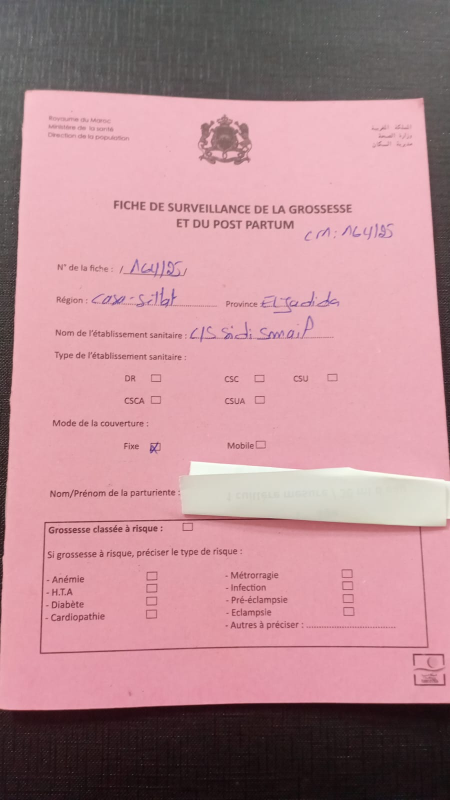
#> input picture data/Paper Registry/1-1.jpg, 900 x 1600 px (shown at 1/2 size)
$ python -i quality.py   (imports and definitions only)   (older library calls are emulated)
#> lines starting #> are read from the running program, lines starting #| are printed output that depends on the picture; after the words box and inside, x2 and y2 are one past the last pixel; in counts of white or black regions, pixels touching at a corner belong together
"""Contrôle qualité d'une photo AVANT de l'accepter (OpenCV seul : portable sur téléphone).

Verdict : ACCEPTER, ou REPRENDRE avec des raisons lisibles par la sage-femme.

Netteté : on ESTIME LE RAYON DE FLOU (sigma, en pixels) au lieu d'un score arbitraire.
  Sur les bords les plus contrastés (texte imprimé, traits de tableau), on compare le gradient de l'image
  à celui de l'image re-floutée avec un sigma connu. Pour un bord déjà flou de sigma_b, le rapport vaut
  r = sqrt(sigma_b² + sigma_ref²) / sigma_b, d'où sigma_b = sigma_ref / sqrt(r² - 1).
  On le fait dans 4 directions et on garde la pire : le flou de bougé est directionnel.
  Le sigma est ensuite ramené à l'échelle du gabarit (150 dpi) grâce à la taille de la page dans la photo :
  c'est ce qui compte pour lire une écriture de ~20 px de haut.
  Corrélation avec le flou réel sur les augmentations : ~0,84 (la variance du laplacien : ~0).

Également : par tuile (flou partiel), exposition, reflets, cadrage (page entière et assez grande).

Les seuils sont des points de départ : `python -m registre.cli calibrate-quality` les recalcule
à partir des augmentations (voir README).
"""
from __future__ import annotations

from dataclasses import asdict, dataclass, field

import cv2
import numpy as np

TEMPLATE_SIZE = (1240, 1754)  # (W, H) d'une page A4 à 150 dpi


@dataclass
class QualityThresholds:
    blur_sigma_max: float = 1.8        # px gabarit : au-delà, l'écriture devient illisible
    tile_blur_sigma_max: float = 2.4   # px gabarit, pour une tuile
    blurry_tile_ratio_max: float = 0.25
    luma_min: float = 60.0
    luma_max: float = 235.0
    dark_ratio_max: float = 0.40
    glare_ratio_max: float = 0.015
    page_width_min_px: float = 700.0   # largeur de la page dans la photo : en dessous, trop peu de pixels


@dataclass
class QualityReport:
    accept: bool
    reasons: list[str] = field(default_factory=list)
    metrics: dict = field(default_factory=dict)
    page_quad: list | None = None
    score: float = 0.0  # 0..1, réutilisé dans la confiance des champs

    def to_dict(self) -> dict:
        return asdict(self)


# --------------------------------------------------------------------------- contour de page
def order_corners(pts: np.ndarray) -> np.ndarray:
    pts = np.asarray(pts, np.float32)
    s = pts.sum(1)
    d = np.diff(pts, axis=1).ravel()
    return np.float32([pts[np.argmin(s)], pts[np.argmin(d)], pts[np.argmax(s)], pts[np.argmax(d)]])


def find_page_quad(img: np.ndarray, work: int = 1000) -> np.ndarray | None:
    """Contour de la feuille : plus grand quadrilatère convexe (coins TL, TR, BR, BL), ou None."""
    h, w = img.shape[:2]
    s = work / max(h, w)
    small = cv2.resize(img, (round(w * s), round(h * s)), interpolation=cv2.INTER_AREA)
    gray = cv2.GaussianBlur(cv2.cvtColor(small, cv2.COLOR_BGR2GRAY), (5, 5), 0)
    best = None
    for lo, hi in ((30, 90), (50, 150), (10, 60)):
        edges = cv2.dilate(cv2.Canny(gray, lo, hi), np.ones((5, 5), np.uint8))
        cnts, _ = cv2.findContours(edges, cv2.RETR_EXTERNAL, cv2.CHAIN_APPROX_SIMPLE)
        for c in sorted(cnts, key=cv2.contourArea, reverse=True)[:5]:
            approx = cv2.approxPolyDP(c, 0.02 * cv2.arcLength(c, True), True)
            area = cv2.contourArea(approx)
            if len(approx) == 4 and cv2.isContourConvex(approx) and area > 0.12 * small.shape[0] * small.shape[1]:
                if best is None or area > best[0]:
                    best = (area, approx.reshape(4, 2).astype(np.float32))
        if best is not None:
            break
    return None if best is None else order_corners(best[1] / s)


# --------------------------------------------------------------------------- flou
def blur_sigma(gray: np.ndarray, sigma_ref: float = 2.0, top: float = 0.01) -> float:
    """Rayon de flou estimé (px de l'image fournie), pire direction. Voir docstring du module."""
    f = cv2.GaussianBlur(gray.astype(np.float32), (0, 0), 0.7)  # écrase le bruit capteur
    b = cv2.GaussianBlur(f, (0, 0), sigma_ref)
    gx, gy = cv2.Sobel(f, cv2.CV_32F, 1, 0), cv2.Sobel(f, cv2.CV_32F, 0, 1)
    bx, by = cv2.Sobel(b, cv2.CV_32F, 1, 0), cv2.Sobel(b, cv2.CV_32F, 0, 1)
    worst = 0.0
    for a in np.deg2rad([0, 45, 90, 135]):
        m = np.abs(np.cos(a) * gx + np.sin(a) * gy)
        mb = cv2.dilate(np.abs(np.cos(a) * bx + np.sin(a) * by), np.ones((5, 5), np.uint8))
        thr = np.quantile(m, 1 - top)
        if thr <= 1e-3:
            continue
        sel = m >= thr
        r = float(np.median(m[sel] / np.maximum(mb[sel], 1e-3)))
        worst = max(worst, sigma_ref / np.sqrt(max(r * r - 1, 1e-3)))
    return float(worst)


# --------------------------------------------------------------------------- verdict
def assess(img: np.ndarray, th: QualityThresholds | None = None) -> QualityReport:
    th = th or QualityThresholds()
    H0, W0 = img.shape[:2]
    quad = find_page_quad(img)
    gray = img.min(axis=2) if img.ndim == 3 else img
    m: dict = {}

    # échelle photo -> gabarit (px photo par px gabarit)
    if quad is not None:
        page_w = float((np.linalg.norm(quad[1] - quad[0]) + np.linalg.norm(quad[2] - quad[3])) / 2)
        page_h = float((np.linalg.norm(quad[3] - quad[0]) + np.linalg.norm(quad[2] - quad[1])) / 2)
        if page_w > page_h:  # page photographiée en paysage
            page_w, page_h = page_h, page_w
        scale = page_w / TEMPLATE_SIZE[0]
        x0, y0 = np.clip(quad.min(0).astype(int), 0, None)
        x1, y1 = quad.max(0).astype(int)
        roi = gray[y0:min(y1, H0), x0:min(x1, W0)]
        margin = 0.01 * max(H0, W0)
        m["page_touches_border"] = bool(((quad[:, 0] < margin) | (quad[:, 0] > W0 - margin) |
                                         (quad[:, 1] < margin) | (quad[:, 1] > H0 - margin)).any())
    else:  # page non détourée : on suppose qu'elle remplit à peu près le cadre
        page_w = float(min(H0, W0)) * 0.9
        scale = page_w / TEMPLATE_SIZE[0]
        roi = gray
        m["page_touches_border"] = None
    m["page_width_px"] = page_w
    m["scale_photo_per_template"] = scale

    sig = blur_sigma(roi)
    m["blur_sigma_photo"] = sig
    m["blur_sigma_template"] = sig / max(scale, 1e-3)

    # tuiles 3x3 (flou partiel : mise au point ratée sur un bord, page courbée)
    h, w = roi.shape[:2]
    tiles, blurry, worst = 0, 0, None
    for i in range(3):
        for j in range(3):
            t = roi[i * h // 3:(i + 1) * h // 3, j * w // 3:(j + 1) * w // 3]
            if t.size == 0 or (cv2.Canny(t, 50, 150) > 0).mean() < 0.01:
                continue  # tuile sans contenu
            tiles += 1
            ts = blur_sigma(t) / max(scale, 1e-3)
            if ts > th.tile_blur_sigma_max:
                blurry += 1
                if worst is None or ts > worst[0]:
                    worst = (ts, i, j)
    m["content_tiles"] = tiles
    m["blurry_tile_ratio"] = blurry / tiles if tiles else 1.0

    m["luma_median"] = float(np.median(roi))
    m["dark_ratio"] = float((roi < 50).mean())
    hsv = cv2.cvtColor(img, cv2.COLOR_BGR2HSV)
    glare = ((hsv[:, :, 2] > 248) & (hsv[:, :, 1] < 30)).astype(np.uint8)
    glare = cv2.morphologyEx(glare, cv2.MORPH_OPEN, np.ones((7, 7), np.uint8))
    m["glare_ratio"] = float(glare.mean())

    reasons = []
    rows, cols = ["en haut", "au milieu", "en bas"], ["à gauche", "au centre", "à droite"]
    if m["blur_sigma_template"] > th.blur_sigma_max:
        reasons.append("Photo floue : tenez le téléphone immobile et touchez l'écran sur la page pour faire la mise au point.")
    elif m["blurry_tile_ratio"] > th.blurry_tile_ratio_max and worst:
        reasons.append(f"Une partie de la page est floue ({rows[worst[1]]} {cols[worst[2]]}) : "
                       "tenez le téléphone parallèle à la page.")
    if m["luma_median"] < th.luma_min or m["dark_ratio"] > th.dark_ratio_max:
        reasons.append("Photo trop sombre : rapprochez-vous d'une fenêtre ou d'une lampe.")
    if m["luma_median"] > th.luma_max:
        reasons.append("Photo surexposée : évitez la lumière directe sur la page.")
    if m["glare_ratio"] > th.glare_ratio_max:
        reasons.append("Reflet sur la page : inclinez légèrement le téléphone.")
    if page_w < th.page_width_min_px:
        reasons.append("Page trop petite dans la photo : rapprochez-vous.")
    if m["page_touches_border"]:
        reasons.append("La page touche le bord de la photo : vérifiez que les 4 coins sont visibles.")

    parts = [
        float(np.clip(1.0 - (m["blur_sigma_template"] - 0.8) / (th.blur_sigma_max * 1.5), 0, 1)),
        1.0 - min(1.0, m["blurry_tile_ratio"]),
        1.0 - min(1.0, m["glare_ratio"] / (th.glare_ratio_max * 3)),
        1.0 if th.luma_min <= m["luma_median"] <= th.luma_max else 0.5,
        float(np.clip(page_w / (th.page_width_min_px * 1.5), 0, 1)),
    ]
    return QualityReport(accept=not reasons, reasons=reasons, metrics=m,
                         page_quad=quad.tolist() if quad is not None else None,
                         score=float(np.clip(np.mean(parts), 0, 1)))

>>> import cv2
>>> picture = cv2.imread('../../data/Paper Registry/1-1.jpg')
#> picture is the input picture: shape (1600, 900, 3); mean B, G, R 145.5, 138, 183.3
>>> result = assess(picture)
#> the loop in find_page_quad, `for lo, hi in ((30, 90), (50, 150), (10, 60)):` made 3 passes
#> pass 1, in find_page_quad, `edges = cv2.dilate(cv2.Canny(gray, lo, hi), np.ones((5, 5), np.uint8))`:
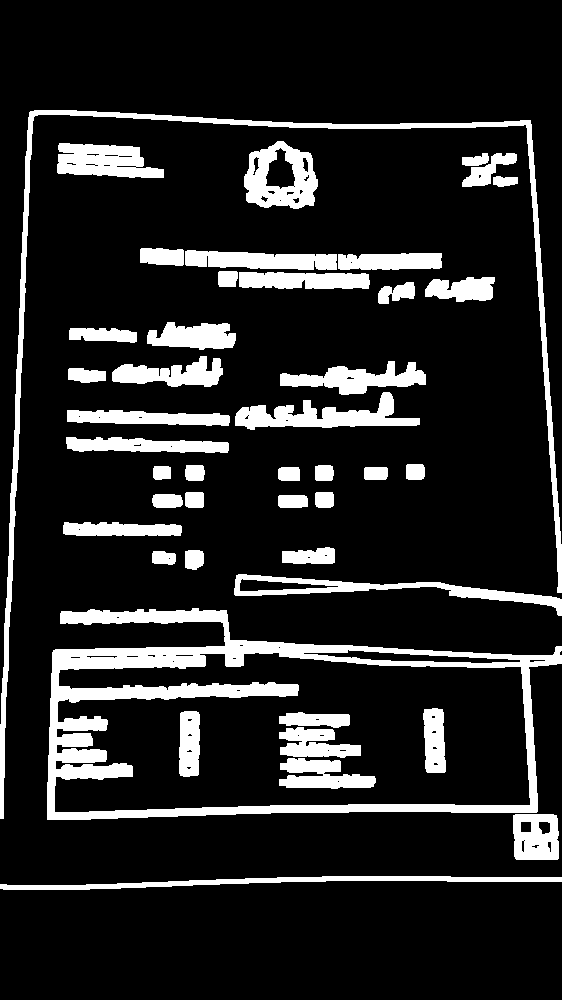
#> edges: shape (1000, 562); 14.4% white; 44 white regions, largest, box (x1, y1, x2, y2) and area: (47, 608, 562, 820) 21610, (0, 110, 562, 819) 8658, (235, 392, 420, 430) 3163
#> in assess, `gray = img.min(axis=2) if img.ndim == 3 else img`:
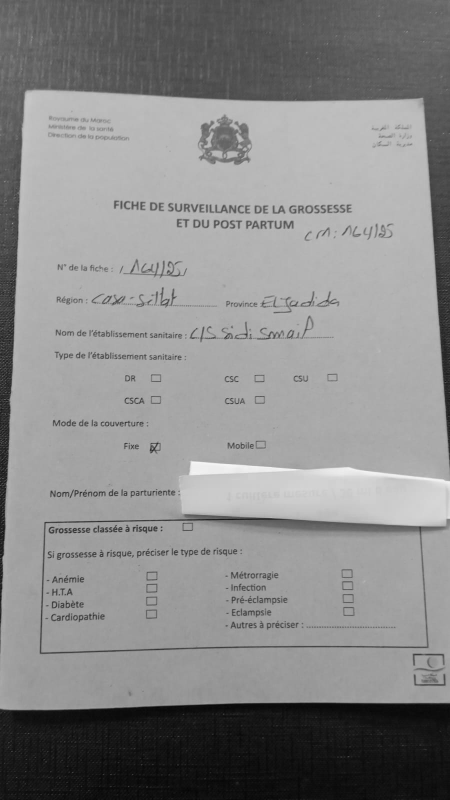
#> gray: shape (1600, 900) (shown at 1/2 size); min 0, max 250, mean 137.4
#> the loop in blur_sigma, `for a in np.deg2rad([0, 45, 90, 135]):` made 4 passes
#> (thr, r, worst) on passes 1 to 4: (169.7, 2.6, 0.833), (176.3, 2.73, 0.833), (192.3, 2.69, 0.833), (164.9, 2.44, 0.9)
#> after the loop in blur_sigma, `for a in np.deg2rad([0, 45, 90, 135]):`:
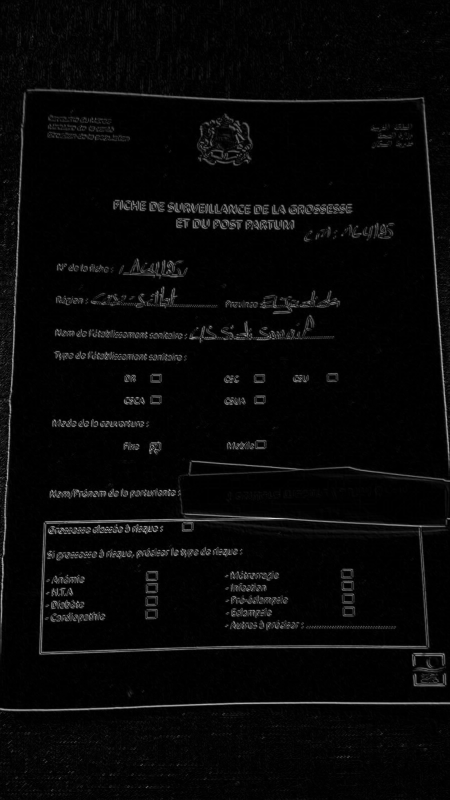
#> m: shape (1600, 900) float32 (shown at 1/2 size); min 0, max 362.2, mean 11.4; drawn with min black and max white
#> in assess, `sig = blur_sigma(roi)`: sig = 0.9
#> the loop in assess, `for i in range(3):` made 3 passes
#> pass 1, in blur_sigma (call 2), `f = cv2.GaussianBlur(gray.astype(np.float32), (0, 0), 0.7)`:
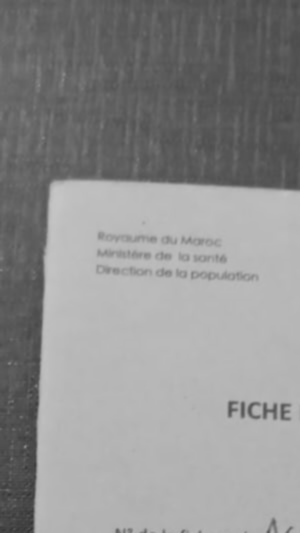
#> f: shape (533, 300) float32; min 54.03, max 198.4, mean 142.8
#> pass 1, in blur_sigma (call 2), `gx, gy = cv2.Sobel(f, cv2.CV_32F, 1, 0), cv2.Sobel(f, cv2.CV_32F, 0, 1)`:
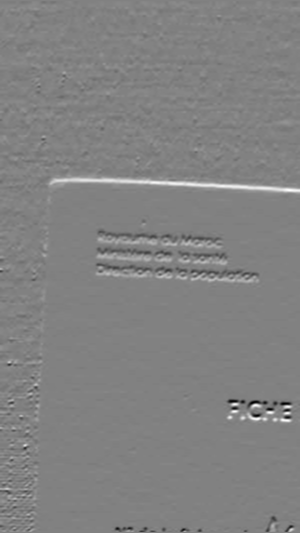
#> gy: shape (533, 300) float32; min -231, max 223.6, mean 1; drawn with min black and max white
#> after the loop in assess, `for i in range(3):`:
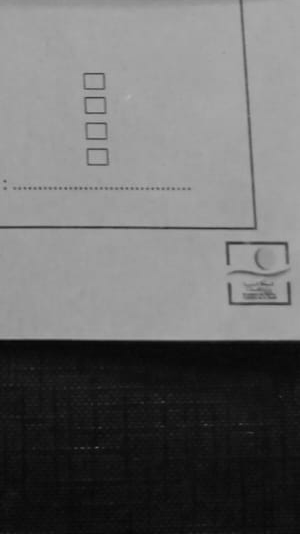
#> t: shape (534, 300); min 7, max 181, mean 106.3
#> after the loop in assess, `for i in range(3):`: blurry = 1; tiles = 9; worst = (2.78, 0, 0)
#> in assess, `hsv = cv2.cvtColor(img, cv2.COLOR_BGR2HSV)`: hsv: shape (1600, 900, 3); mean H, S, V 150.2, 64.5, 183.4
#> in assess, `glare = ((hsv[:, :, 2] > 248) & (hsv[:, :, 1] < 30)).astype(np.uint8)`: glare: shape (1600, 900); values 0 (black) and 1 (white), 0.15% white; 19 white regions (17 under 20 px), largest, box (x1, y1, x2, y2) and area: (379, 923, 602, 950) 1286, (680, 935, 900, 965) 814
#> in assess, `glare = cv2.morphologyEx(glare, cv2.MORPH_OPEN, np.ones((7, 7), np.uin..`:
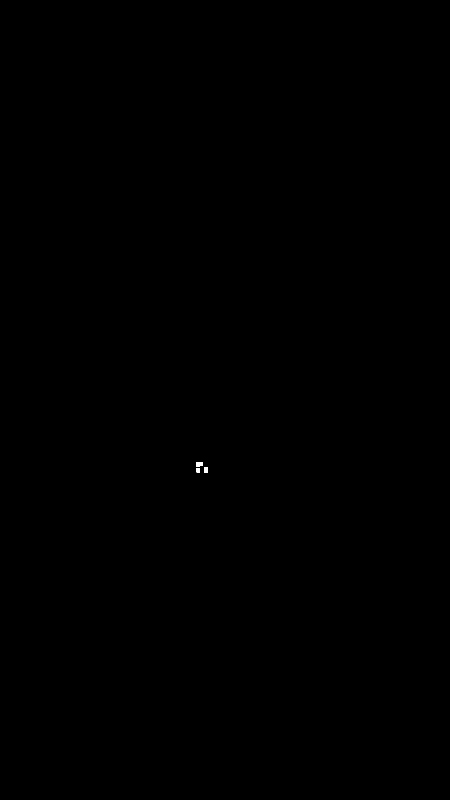
#> glare: shape (1600, 900) (shown at 1/2 size); values 0 (black) and 1 (white), 0.02% white; 3 white regions, box (x1, y1, x2, y2) and area: (392, 924, 406, 933) 114, (408, 935, 416, 946) 88, (392, 936, 400, 945) 71
#> in assess, `parts = [ float(np.clip(1.0 - (m["blur_sigma_template"] - 0.8) / (th.b..`: parts = [0.786, 0.889, 0.996, 1, 0.771]

$ run again, on data/Paper Registry/1-3.jpg
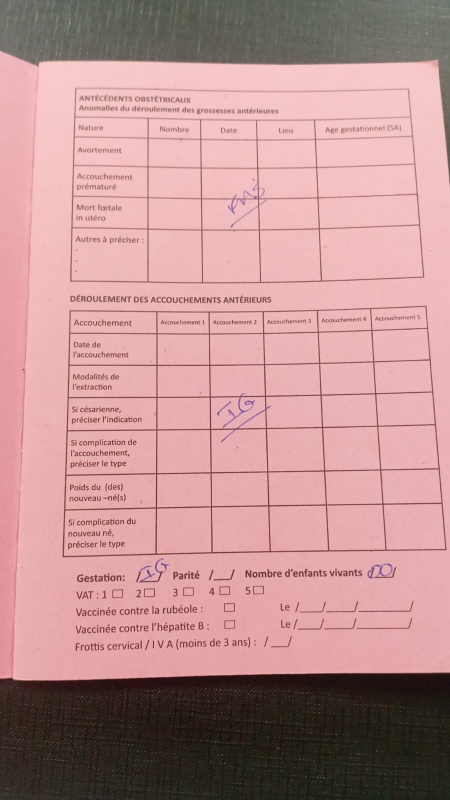
#> input picture data/Paper Registry/1-3.jpg, 900 x 1600 px (shown at 1/2 size)
#> picture is the input picture: shape (1600, 900, 3); mean B, G, R 146.8, 146.4, 190.3
#> the loop in find_page_quad, `for lo, hi in ((30, 90), (50, 150), (10, 60)):` made 1 pass
#> pass 1, in find_page_quad, `edges = cv2.dilate(cv2.Canny(gray, lo, hi), np.ones((5, 5), np.uint8))`:
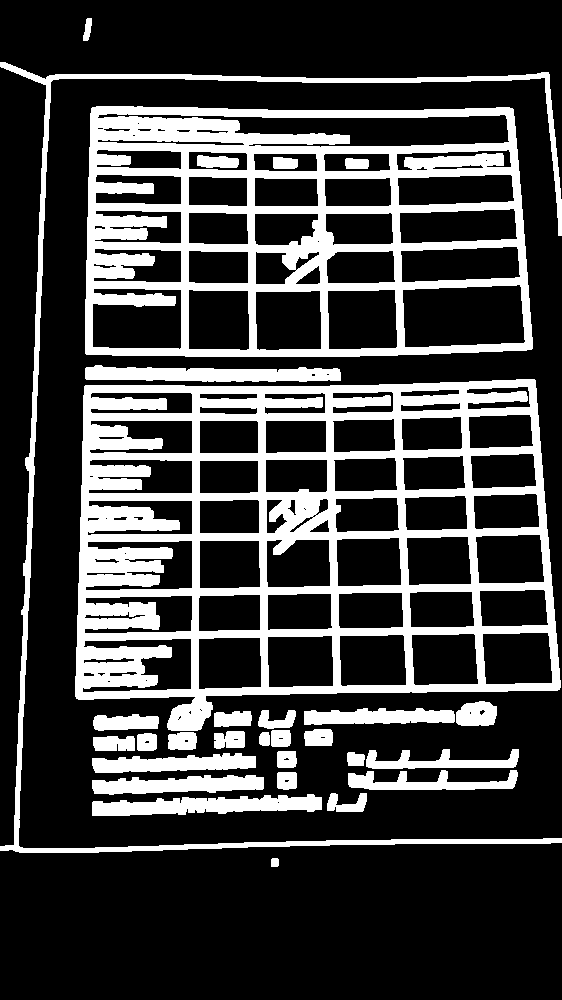
#> edges: shape (1000, 562); 24.9% white; 30 white regions, largest, box (x1, y1, x2, y2) and area: (75, 379, 561, 731) 61270, (85, 106, 533, 357) 43645, (0, 62, 562, 853) 10652
#> after the loop in find_page_quad, `for lo, hi in ((30, 90), (50, 150), (10, 60)):`: best = (105363, [[91, 108], [86, 354], [532, 348], [512, 108]])
#> pts = [[145.6, 172.8], [137.6, 566.4], [851.2, 556.8], [819.2, 172.8]]
#> in order_corners, `s = pts.sum(1)`: s = [318.4, 704, 1408, 992]
#> d = [27.2, 428.8, -294.4, -646.4]
#> quad = [[145.6, 172.8], [819.2, 172.8], [851.2, 556.8], [137.6, 566.4]]
#> in assess, `page_w = float((np.linalg.norm(quad[1] - quad[0]) + np.linalg.norm(qua..`: page_w = 693.6
#> in assess, `page_h = float((np.linalg.norm(quad[3] - quad[0]) + np.linalg.norm(qua..`: page_h = 389.5
#> in assess, `page_w, page_h = page_h, page_w`: page_h = 693.6
#> scale = 0.314
#> x0 = 137; y0 = 172
#> x1 = 851; y1 = 566
#> the loop in blur_sigma, `for a in np.deg2rad([0, 45, 90, 135]):` made 4 passes
#> (thr, r, worst) on passes 1 to 4: (250.1, 3.63, 0.573), (183.1, 3.57, 0.583), (188.5, 3.3, 0.637), (188.3, 3.57, 0.637)
#> sig = 0.637
#> after the loop in assess, `for i in range(3):`:
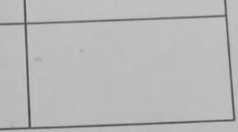
#> t: shape (132, 238); min 70, max 200, mean 184.4
#> after the loop in assess, `for i in range(3):`: blurry = 1; tiles = 9; worst = (3.16, 0, 0)
#> hsv: shape (1600, 900, 3); mean H, S, V 117, 65.2, 190.5
#> glare: shape (1600, 900); every value is 0
#> parts = [0.545, 0.889, 1, 1, 0.371]

$ run again, on data/Paper Registry/1-4.jpg
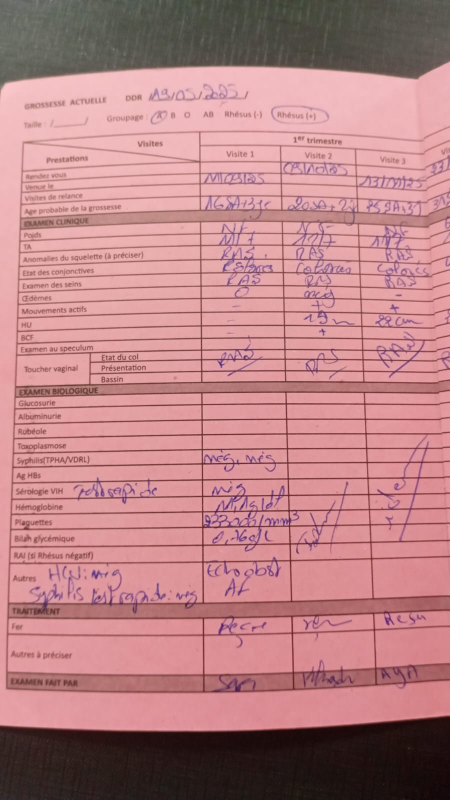
#> input picture data/Paper Registry/1-4.jpg, 900 x 1600 px (shown at 1/2 size)
#> picture is the input picture: shape (1600, 900, 3); mean B, G, R 133.7, 130.7, 185.6
#> the loop in find_page_quad, `for lo, hi in ((30, 90), (50, 150), (10, 60)):` made 3 passes
#> pass 1, in find_page_quad, `edges = cv2.dilate(cv2.Canny(gray, lo, hi), np.ones((5, 5), np.uint8))`:
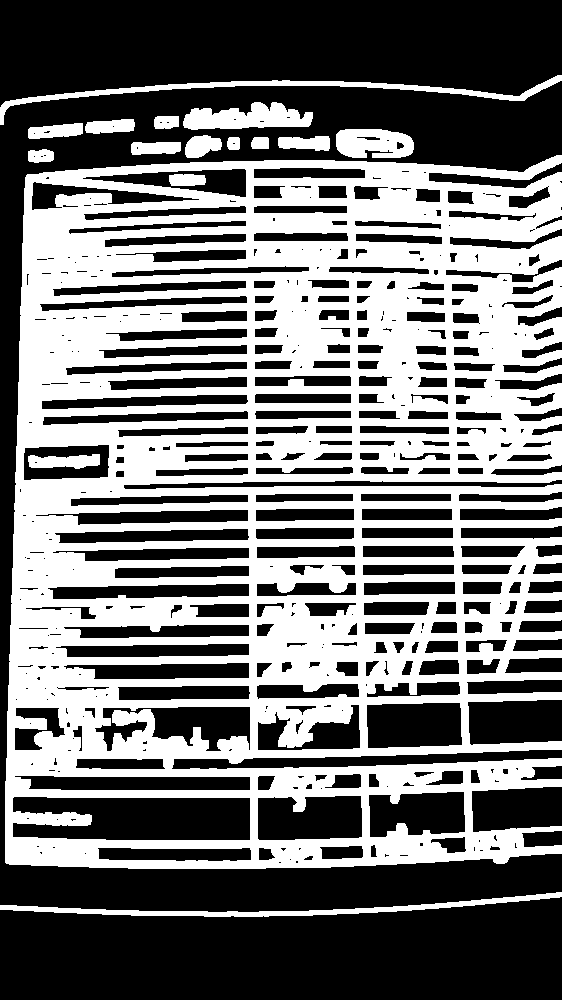
#> edges: shape (1000, 562); 44.6% white; 16 white regions, largest, box (x1, y1, x2, y2) and area: (5, 155, 562, 869) 235079, (0, 75, 562, 125) 3153, (0, 892, 562, 917) 2935
#> the loop in blur_sigma, `for a in np.deg2rad([0, 45, 90, 135]):` made 4 passes
#> (thr, r) on passes 1 to 4: (177.6, 2.88), (203.5, 3.22), (272.4, 3.29), (199.7, 3.25)
#> sig = 0.742
#> after the loop in assess, `for i in range(3):`:
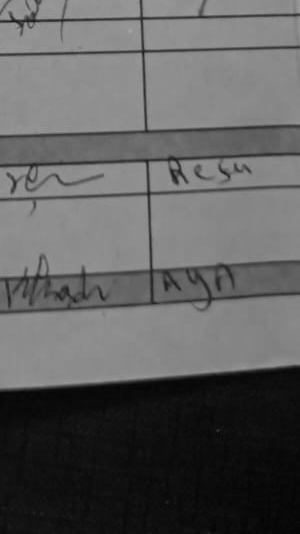
#> t: shape (534, 300); min 4, max 164, mean 94.4
#> after the loop in assess, `for i in range(3):`: blurry = 0; tiles = 9
#> hsv: shape (1600, 900, 3); mean H, S, V 115.3, 79.1, 185.7
#> glare: shape (1600, 900); every value is 0
#> parts = [0.876, 1, 1, 1, 0.771]
